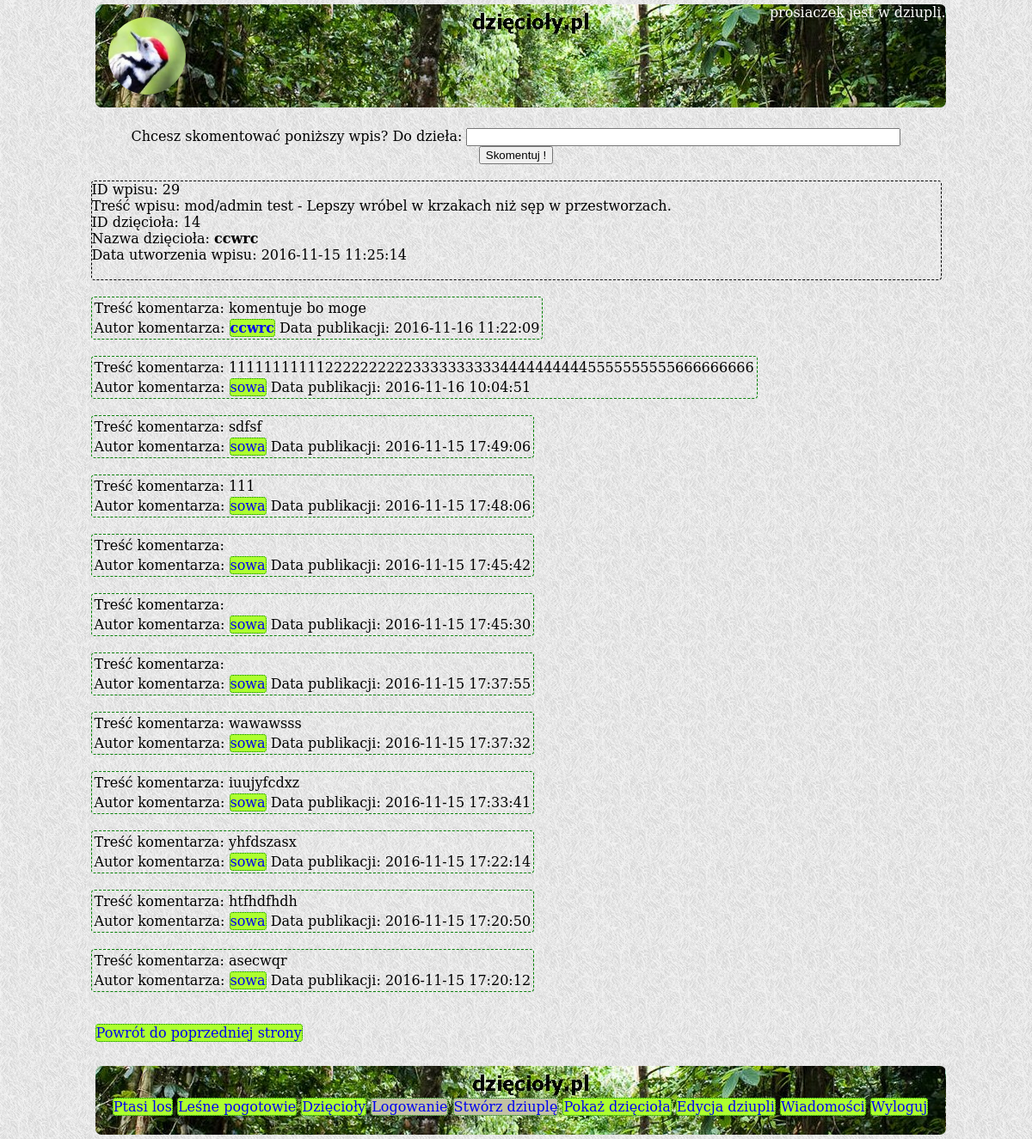
/detail.php?tweetid=29&strangeuser=14 (signed in), run on the app's committed database.
### tables this page shows
CREATE TABLE `tweet` (
  `tweet_id` int(11) NOT NULL,
  `tweet_user_id` int(11) NOT NULL,
  `tweet_text` varchar(250) NOT NULL,
  `tweet_date` datetime DEFAULT NULL
);

CREATE TABLE `users` (
  `user_id` int(11) NOT NULL,
  `user_name` varchar(255) NOT NULL,
  `hashed_password` varchar(60) NOT NULL,
  `user_email` varchar(255) NOT NULL
);

CREATE TABLE `comment` (
  `comment_id` int(11) NOT NULL,
  `comment_user_id` int(11) NOT NULL,
  `comment_tweet_id` int(11) NOT NULL,
  `comment_creation_date` datetime DEFAULT NULL,
  `comment_text` varchar(80) NOT NULL
);

### src/Tweet.php (called while the page is built, shortened)
<?php
class Tweet {
    private $id;
    private $userId;
    private $text;
    private $creationDate;
    public function __construct() {
        $this->id = -1;
        $this->userId = 0;
        $this->text = "";
        $this->creationDate = "";
    }
    public function getId() {
        return $this->id;
    }
    public function getUserId() {
        return $this->userId;
    }
    public function getText() {
        return $this->text;
    }
    public function getCreationDate() {
        return $this->creationDate;
    }
    static public function loadTweetById(mysqli $conn, $id) {
        $sql = "SELECT * FROM tweet WHERE tweet_id = $id";
        $result = $conn->query($sql);
        if ($result != false && $result->num_rows == 1) {
            $row = $result->fetch_assoc();
            $loadTweet = new Tweet();
            $loadTweet->id = $row['tweet_id'];
            $loadTweet->userId = $row['tweet_user_id'];
            $loadTweet->text = $row['tweet_text'];
            $loadTweet->creationDate = $row['tweet_date'];
            return $loadTweet;
        } else {
            return null;
        }
    }
}
?>

### src/User.php (called while the page is built, shortened)
<?php
class User {
    private $username;
    public function __construct() {
        $this->username = "";
    }
    public function getUsername() {
        return $this->username;
    }
    static public function loadUserById(mysqli $conn, $id){
        $sql = "SELECT * FROM users WHERE user_id=$id";
        $result = $conn->query($sql);
        if($result != false && $result->num_rows == 1) {
        $row = $result->fetch_assoc();
        $loadedUser = new User();
        $loadedUser->id = $row['user_id'];
        $loadedUser->username = $row['user_name'];
        $loadedUser->hashedPassword = $row['hashed_password'];
        $loadedUser->email = $row['user_email'];
        return $loadedUser;
        }
        return null;
     }
}
?>

### src/Comment.php (called while the page is built, shortened)
<?php
class Comment {
    private $userId;
    private $text;
    private $creationDate;
    public function __construct() {
        $this->userId = 0;
        $this->text = "";
        $this->creationDate = "";
    }
    public function getUserId() {
        return $this->userId;
    }
    public function getText() {
        return $this->text;
    }
    public function getCreationDate() {
        return $this->creationDate;
    }
    static public function loadAllCommentsByTweetId(mysqli $conn, $ctweetId) {
        $ctweetId = $conn->real_escape_string($ctweetId);
        $sql = "SELECT * FROM comment WHERE comment_tweet_id = $ctweetId "
                . "ORDER BY comment_creation_date DESC";
        $ret = [];
        $result = $conn->query($sql);
        if($result == true && $result->num_rows != 0) {
            foreach($result as $row) {
                $loadedComment = new Comment();
                $loadedComment->id = $row['comment_id'];
                $loadedComment->userId = $row['comment_user_id'];
                $loadedComment->tweetId = $row['comment_tweet_id'];
                $loadedComment->creationDate = $row['comment_creation_date'];
                $loadedComment->text = $row['comment_text'];
                $ret[] = $loadedComment;
            }
        }
        return $ret;
    }
}
?>

### src/arrays.php (called while the page is built)
<?php
$searchIn = [
    "https://www.google.pl/?gws_rd=ssl#q=", "http://www.bing.com/search?q=",
    "https://yandex.ru/search/?lr=10472&msid=1479322480.01653.22873.4847&text=",
    "http://www.ask.com/web?q=",
    "https://duckduckgo.com/?q=", "http://www.entireweb.com/#q="
];
$searchWords = [
    "korniki są smaczne", "dzięcioły terroryzują indonezję", "kuźnia dzięcioła",
    "szkolny dzięcioł", "dzięcioł reliktowy", "na co dybie w wielorybie czubek nosa eskimosa",
    "lepszy dzięcioł w garści niż gruszki na wierzbie",
    "Bądź wytrwały i bez przerwy potrząsaj drzewem, a zawsze z niego coś spadnie",
    "Lepiej mniej grzmotów w ustach i więcej piorunów w garści",
    "kto się bawi lasem, lepiej niedźwiedzia niż ludzi pamięta",
    "Dzięcioł drzewo kłuje i nos sobie psuje", "Dzięciołowi swój nos nie wadzi",
    "Ptak w klatce niewesoło śpiewa", "dzięcioły uganiają się za sikorkami"
];

### detail.php (the view, shortened to what this page needs)
<?php
  include_once "src/User.php";
  include_once "src/Tweet.php";
  include_once "src/connect.php";
  include_once 'src/Comment.php';
  include_once 'src/arrays.php';
  $searchMax = count($searchIn);
  $wordMax = count($searchWords);
  $randSearch = rand(1, $searchMax) - 1;
  $randWord = rand(1, $wordMax) - 1;
  $linkSearch = $searchIn[$randSearch];
  $linkWord = $searchWords[$randWord];
?>
<!DOCTYPE HTML>
<html lang="pl">
<head>
	<link rel="stylesheet" href="css/style.css" type="text/css" />
</head>
<body>
  <div class="container">
	  <div class="logo" id="mainBackLogo">
            <img class="logoimage" id="logoimage" src="img/logo.jpg">
            <div class="logged"> <?=$_SESSION['logged']?> jest w dziupli. </div>
	  </div>
      <div class="content">
      <br/>
      <center>
          <form method="POST" action="commentadded.php">
          Chcesz skomentować poniższy wpis? Do dzieła:
          <input type="text" size="60" name="newtweetcomment"
            pattern=".{3,60}" required title="Minimalna liczba znaków to 3, maksymalna 60"/> <br/>
          <input type="submit" value="Skomentuj !"/>
      </form>
      </center> <br/>
    <?php
    if (isset($_GET['tweetid']) && isset($_GET['strangeuser'])) {
      $conn = getDbConnection();
      $id = $_GET['tweetid'];
      $tweetDetail = Tweet::loadTweetById($conn, $id);
      $userId = $tweetDetail->getUserId();
      echo "<div class=\"tweetbold\">";
      echo "ID wpisu: " . $tweetDetail->getId() . "<br/>";
      echo "Treść wpisu: " . $tweetDetail->getText() . "<br/>";
      echo "ID dzięcioła: " . $tweetDetail->getUserId() . "<br/>";
      echo "Nazwa dzięcioła: " . User::loadUserById($conn, $userId)->getUsername(). "<br/>";
      echo "Data utworzenia wpisu: " . $tweetDetail->getCreationDate() . "<br/><br/>";
      echo "</div><br/>";
      $allComments = Comment::loadAllCommentsByTweetId($conn, $_GET['tweetid']);
      foreach ($allComments as $comment) {
        $commentUserId = $comment->getUserId();
        echo "<table class='tweet'>";
        echo "<tr><td> ";
        echo "Treść komentarza: " . $comment->getText();
        echo "</td></tr> <tr><td>";
        echo "Autor komentarza: <a href=\"showuser.php?strangeuser=$commentUserId\">" .User::loadUserById($conn, $commentUserId)->getUsername(). "</a> ";
        echo "Data publikacji: " . $comment->getCreationDate();
        echo "</td></tr>";
        echo "</table> <br/>";
      }
     echo "<br/>";
     echo "&nbsp;"."<a href=\"showuser.php?strangeuser=".$tweetDetail->getUserId()."\">Powrót do poprzedniej strony</a>";
     echo "<br/><br/>";
    }
    ?>
      <br/><br/><br/><br/><br/>
      </div>
      <div class ="footer">
                  <br/><br/>
                  <a href="<?=$linkSearch?><?=$linkWord?>" target="_blank">Ptasi los</a>
                  <a href="http://www.lesnepogotowie.pl/" target="_blank">Leśne pogotowie</a>
		  <a href="index.php">Dzięcioły</a>
		  <a id="footerlink2" href="logon.php">Logowanie</a>
		  <a id="footerlink3" href="create.php">Stwórz dziuplę</a>
		  <a href="showuser.php">Pokaż dzięcioła</a>
		  <a href="edituser.php">Edycja dziupli</a>
		  <a href="messages.php">Wiadomości</a>
		  <a href="logoff.php">Wyloguj</a>
      </div>
  </div>
</body>
</html>

### css/style.css (style rules this page uses)
html, body { font-family: 'DejaVu Serif', 'Liberation Serif'; margin:0; padding:0; height:100%; background-image: url("../img/grey_sandbag.png"); }
div.container { min-height:100%; position:relative; width: 989px; margin: 0 auto; }
div.logo { background-image: url("../img/backlogo.jpg"); width: 989px; min-height:120px; margin: 5px; border-radius: 7px; }
div.content { width: 989px; }
div.footer { clear: both; position: fixed; bottom: 0; background-image: url("../img/backlogo.jpg"); width: 989px; min-height:80px; margin: 5px; border-radius: 7px; text-align: center; color: white; }
.logoimage { height: 90px; width: 90px; border-radius: 45px; margin: 15px; float: left; }
a { border: dotted 1px; border-radius: 4px; border-color: green; text-decoration: none; background-color: greenyellow; }
.tweet { border: dashed 1px green; border-radius: 4px; }
.tweetbold { border: dashed 1px black; border-radius: 4px; }
div.logged { text-align: right; color: white; }
#footerlink8, #footerlink7, #footerlink6, #footerlink5, #footerlink4, #footerlink3, #footerlink2 { background-color: #c2c2a3; }

### data on the page
tweet: tweet_id "29", tweet_text "mod/admin test - Lepszy wróbel w krzakach niż sęp w przestworzach.", tweet_user "14", tweet_user.user_name "ccwrc", tweet_date "2016-11-15 11:25:14"
comment: comment_text "komentuje bo moge", comment_user.user_name "ccwrc", comment_creation_date "2016-11-16 11:22:09"
comment: comment_text "111111111112222222222333333333344444444445555555555666666666", comment_user.user_name "sowa", comment_creation_date "2016-11-16 10:04:51"
comment: comment_text "sdfsf", comment_user.user_name "sowa", comment_creation_date "2016-11-15 17:49:06"
comment: comment_text "111", comment_user.user_name "sowa", comment_creation_date "2016-11-15 17:48:06"
comment: comment_user.user_name "sowa", comment_creation_date "2016-11-15 17:45:42"
comment: comment_user.user_name "sowa", comment_creation_date "2016-11-15 17:45:30"
comment: comment_user.user_name "sowa", comment_creation_date "2016-11-15 17:37:55"
comment: comment_text "wawawsss", comment_user.user_name "sowa", comment_creation_date "2016-11-15 17:37:32"
comment: comment_text "iuujyfcdxz", comment_user.user_name "sowa", comment_creation_date "2016-11-15 17:33:41"
comment: comment_text "yhfdszasx", comment_user.user_name "sowa", comment_creation_date "2016-11-15 17:22:14"
comment: comment_text "htfhdfhdh", comment_user.user_name "sowa", comment_creation_date "2016-11-15 17:20:50"
comment: comment_text "asecwqr", comment_user.user_name "sowa", comment_creation_date "2016-11-15 17:20:12"

### other printed values
$_SESSION['logged'] "prosiaczek"
